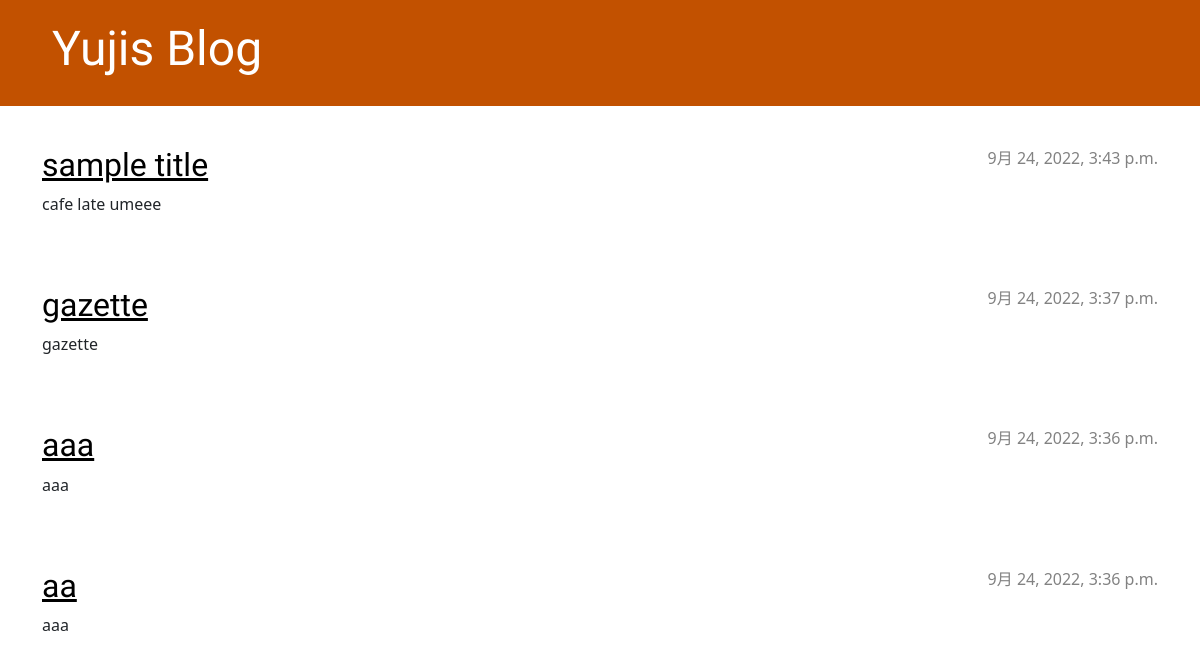
Before: / with the older database file.
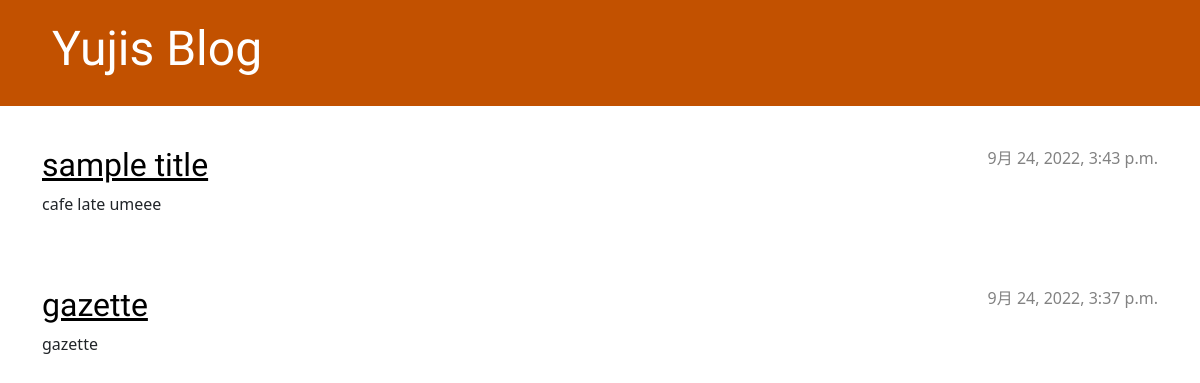
After: the same page with the newer database file.
### blog/models.py (models this page shows, shortened)
class Post(models.Model):
    author = models.ForeignKey(settings.AUTH_USER_MODEL, on_delete=models.CASCADE)
    title = models.CharField(max_length=200)
    text = models.TextField()
    created_date = models.DateTimeField(default=timezone.now)
    published_date = models.DateTimeField(blank=True, null=True)

### blog/views.py (the view)
# urls.py: path('', views.post_list, name='post_list'),
def post_list(request):
    posts = Post.objects.filter(published_date__lte=timezone.now()).order_by('-published_date')
    return render(request, 'blog/post_list.html', {'posts': posts})

### blog/templates/blog/post_list.html
{% extends 'blog/base.html' %}
{% block content %}
    {% for post in posts %}
        <article class="post">
            <time class="date">
                {{ post.published_date }}
            </time>
            <h2><a href="{% url 'post_detail' pk=post.pk %}">{{ post.title }}</a></h2>
            <p>{{ post.text|linebreaksbr }}</p>
        </article>
    {% endfor %}
{% endblock %}

Changed rows visible on the page:
removed Post: published_date "9月 24, 2022, 3:36 p.m.", title "aaa", text "aaa"
removed Post: published_date "9月 24, 2022, 3:36 p.m.", title "aa", text "aaa"
